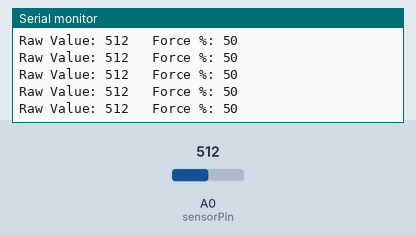
This sketch was run on a simulated Arduino Uno, built with avr-gcc and run on an emulated ATmega328P. On the bench: the last lines printed to the serial monitor. The test bench sets the inputs (shaded band); at power-on: A0 (sensorPin) = 512.

Above: at 1.2 s.
1.3 s: A0 (sensorPin) set to 716
At 1.56 s:
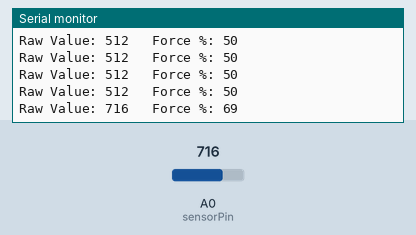
2.8 s: A0 (sensorPin) set to 900
At 2.96 s:
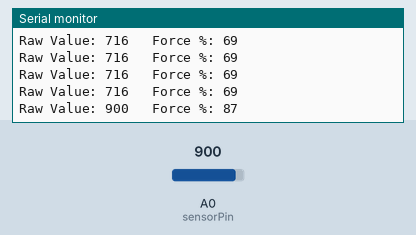
Timing chart, 0 to 5.8 s (numbered marks = the images above; inputs shaded):
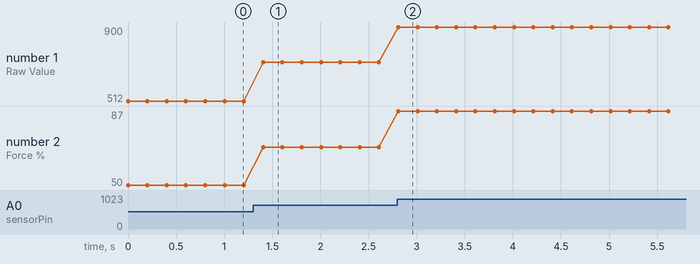

The sketch:

ForcePressureSensor_2A_Mitansh_43.ino
```cpp
int sensorPin = A0;
int sensorValue = 0;
int force = 0;

void setup() {
  Serial.begin(9600);   //
}

void loop() {
  sensorValue = analogRead(sensorPin);

  // Simple mapping (optional)
  force = map(sensorValue, 0, 1023, 0, 100);

  Serial.print("Raw Value: ");
  Serial.print(sensorValue);
  Serial.print("   Force %: ");
  Serial.println(force);

  delay(200);
}
```

Measured:
- after the input at 1.3 s, the serial monitor: prints a new line after 0.10 s (image 1)
- after the input at 2.8 s, the serial monitor: prints a new line at once (image 2)
- plotted number 1: 512 → 716 after the input at 1.3 s, 716 → 900 after the input at 2.8 s
- plotted number 2: 50 → 69 after the input at 1.3 s, 69 → 87 after the input at 2.8 s
